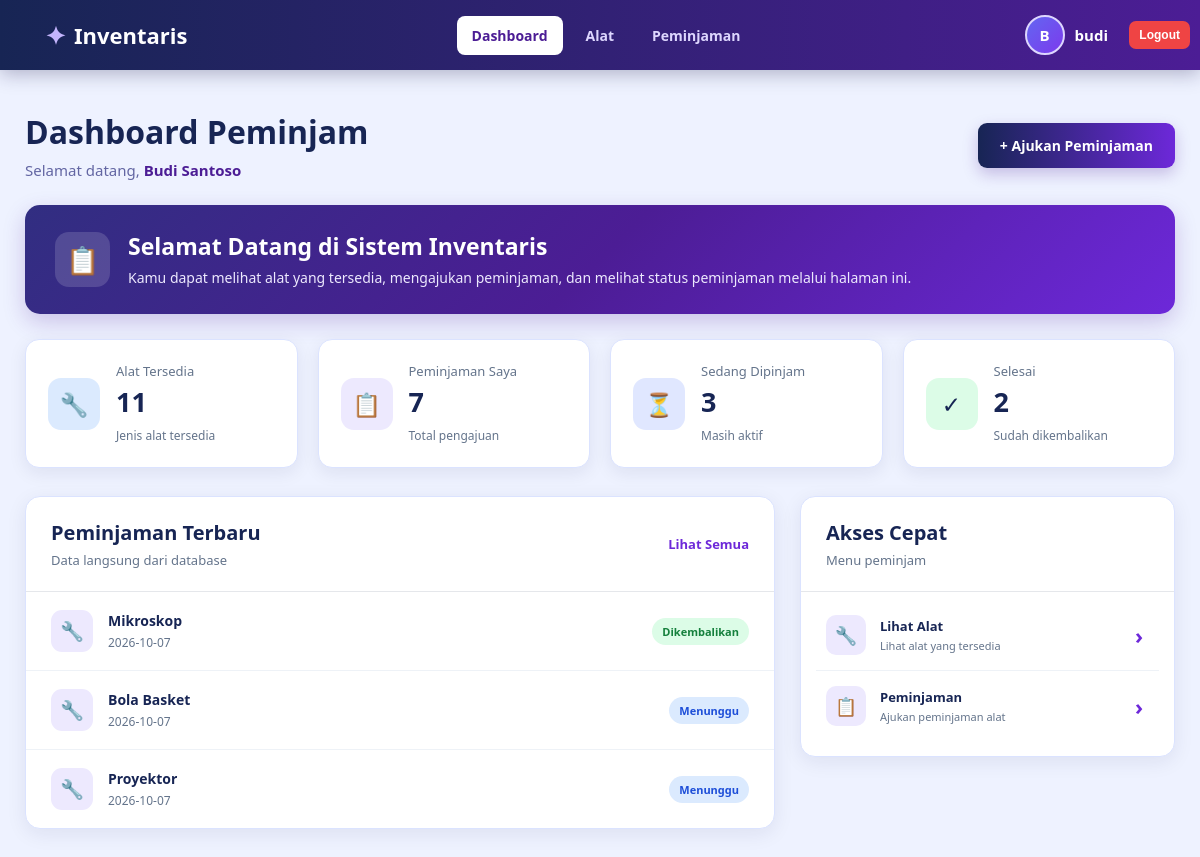
The page /view/v_dashboard_peminjam.php (signed in) on the database as committed earlier.
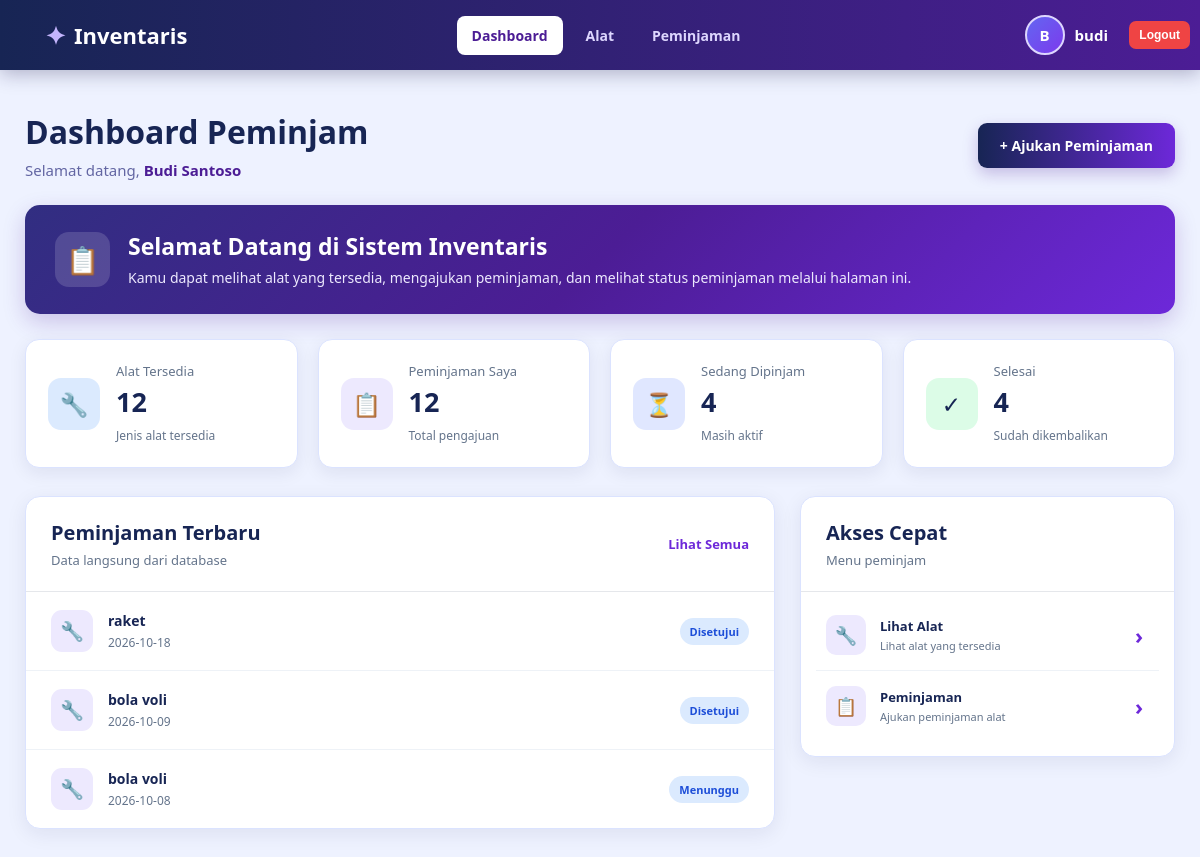
The same page on the database as committed later.
### tables this page shows
CREATE TABLE `peminjaman` (
  `id_peminjaman` int(11) NOT NULL,
  `id_user` int(11) NOT NULL,
  `id_alat` int(11) NOT NULL,
  `jaminan` varchar(100) NOT NULL DEFAULT 'KTP',
  `jumlah_pinjam` int(11) NOT NULL,
  `tanggal_pinjam` date NOT NULL,
  `tanggal_kembali` date DEFAULT NULL,
  `status` enum('Menunggu','Disetujui','Ditolak','Dipinjam','Dikembalikan') DEFAULT 'Menunggu',
  `keperluan` text DEFAULT NULL,
  `catatan` text DEFAULT NULL,
  `created_at` timestamp NOT NULL DEFAULT current_timestamp()
);

CREATE TABLE `alat` (
  `id_alat` int(11) NOT NULL,
  `kode_alat` varchar(25) DEFAULT NULL,
  `nama_alat` varchar(25) NOT NULL,
  `id_kategori` int(11) DEFAULT NULL,
  `jumlah` int(11) NOT NULL DEFAULT 0,
  `kondisi` enum('Baik','Rusak Ringan','Rusak Berat') DEFAULT 'Baik',
  `lokasi` varchar(100) DEFAULT NULL,
  `keterangan` text DEFAULT NULL,
  `created_at` timestamp NOT NULL DEFAULT current_timestamp()
);

### model/m_koneksi.php (called while the page is built, shortened)
<?php
class m_koneksi
{
    private $host = "127.0.0.1";
    private $username = "root";
    private $pass = "root";
    private $db = "peminjaman_alat";
    public function __construct()
    {
        $this->koneksi = mysqli_connect(
            $this->host,
            $this->username,
            $this->pass,
            $this->db
        );
    }
}
$koneksi = new m_koneksi();
?>

### model/m_dashboard.php (called while the page is built, shortened)
<?php
require_once __DIR__ . "/m_koneksi.php";
class Dashboard
{
    private $db;
    public function __construct()
    {
        global $koneksi;
        $this->db = $koneksi->koneksi;
    }
    public function getPeminjamStats($id_user)
    {
        $id_user = (int) $id_user;
        $sql = "
            SELECT
                (SELECT COUNT(*) FROM alat WHERE jumlah > 0 AND kondisi <> 'Rusak Berat') AS alat_tersedia,
                (SELECT COUNT(*) FROM peminjaman WHERE id_user = $id_user) AS total_peminjaman,
                (SELECT COUNT(*) FROM peminjaman WHERE id_user = $id_user AND status IN ('Dipinjam','Disetujui')) AS sedang_dipinjam,
                (SELECT COUNT(*) FROM peminjaman WHERE id_user = $id_user AND status = 'Dikembalikan') AS selesai
        ";
        $result = mysqli_query($this->db, $sql);
        return mysqli_fetch_assoc($result);
    }
    public function getRecentLoansByUser($id_user, $limit = 3)
    {
        $id_user = (int) $id_user;
        $limit = max(1, (int) $limit);
        $sql = "
            SELECT
                p.id_peminjaman,
                p.tanggal_pinjam,
                p.tanggal_kembali,
                p.status,
                a.nama_alat
            FROM peminjaman p
            LEFT JOIN alat a ON a.id_alat = p.id_alat
            WHERE p.id_user = $id_user
            ORDER BY p.id_peminjaman DESC
            LIMIT $limit
        ";
        $result = mysqli_query($this->db, $sql);
        return $result;
    }
}
?>

### view/v_dashboard_peminjam.php (the view, shortened to what the changed rows need)
<?php
require_once "../model/m_dashboard.php";
$id_user = (int) ($_SESSION['id_user'] ?? 0);
$dashboard = new Dashboard();
$stats = $dashboard->getPeminjamStats($id_user);
$recentLoans = $dashboard->getRecentLoansByUser($id_user, 3);
?>
<!DOCTYPE html>
<html lang="id">
<head>
    <link rel="stylesheet" href="../asset/dashboard_peminjam.css">
</head>
<body>
<main class="dashboard">
    <section class="dashboard-header">
        <div>
            <h1>Dashboard Peminjam</h1>
        </div>
    </section>
    <section class="hero">
        <div class="hero-content">
            <div>
                <h2>Selamat Datang di Sistem Inventaris</h2>
            </div>
        </div>
    </section>
    <section class="stats">
        <div class="stat-card"><div class="stat-icon alat-icon">🔧</div><div><p>Alat Tersedia</p><h2><?= (int)$stats['alat_tersedia']; ?></h2><span>Jenis alat tersedia</span></div></div>
        <div class="stat-card"><div class="stat-icon pinjam-icon">📋</div><div><p>Peminjaman Saya</p><h2><?= (int)$stats['total_peminjaman']; ?></h2><span>Total pengajuan</span></div></div>
        <div class="stat-card"><div class="stat-icon proses-icon">⏳</div><div><p>Sedang Dipinjam</p><h2><?= (int)$stats['sedang_dipinjam']; ?></h2><span>Masih aktif</span></div></div>
        <div class="stat-card"><div class="stat-icon selesai-icon">✓</div><div><p>Selesai</p><h2><?= (int)$stats['selesai']; ?></h2><span>Sudah dikembalikan</span></div></div>
    </section>
    <section class="dashboard-grid">
        <div class="dashboard-box">
            <div class="box-header">
                <div><h2>Peminjaman Terbaru</h2><p>Data langsung dari database</p></div>
            </div>
            <div class="loan-list">
                <?php if (mysqli_num_rows($recentLoans) > 0): ?>
                    <?php while ($loan = mysqli_fetch_assoc($recentLoans)): ?>
                        <div class="loan-item">
                            <div class="loan-icon">🔧</div>
                            <div class="loan-info">
                                <strong><?= htmlspecialchars($loan['nama_alat'] ?? '-'); ?></strong>
                                <span><?= htmlspecialchars($loan['tanggal_pinjam']); ?></span>
                            </div>
                            <?php
                            $status = $loan['status'] ?? '-';
                            $statusClass = $status === 'Dikembalikan' ? 'status-selesai' : 'status-dipinjam';
                            ?>
                            <span class="status <?= $statusClass; ?>"><?= htmlspecialchars($status); ?></span>
                        </div>
                    <?php endwhile; ?>
                <?php else: ?>
                    <div class="loan-item"><div class="loan-info"><strong>Belum ada peminjaman</strong><span>Silakan klik + Ajukan Peminjaman.</span></div></div>
                <?php endif; ?>
            </div>
        </div>
        <div class="dashboard-box">
            <div class="box-header"><div><h2>Akses Cepat</h2><p>Menu peminjam</p></div></div>
        </div>
    </section>
</main>
</body>
</html>

Rows that differ between the two databases and show on the page:
no longer on this page (row unchanged): peminjaman: id_alat.nama_alat "Mikroskop", tanggal_pinjam "2026-10-07", status "Dikembalikan"
no longer on this page (row unchanged): peminjaman: id_alat.nama_alat "Bola Basket", tanggal_pinjam "2026-10-07", status "Menunggu"
no longer on this page (row edited): peminjaman: id_alat.nama_alat "Proyektor", tanggal_pinjam "2026-10-07", status "Menunggu"
added peminjaman: id_alat.nama_alat "raket", tanggal_pinjam "2026-10-18", status "Disetujui"
added peminjaman: id_alat.nama_alat "bola voli", tanggal_pinjam "2026-10-09", status "Disetujui"
added peminjaman: id_alat.nama_alat "bola voli", tanggal_pinjam "2026-10-08", status "Menunggu"
Other text that changed with them:
$stats['alat_tersedia']: "11" → "12"
$stats['total_peminjaman']: "7" → "12"
$stats['sedang_dipinjam']: "3" → "4"
$stats['selesai']: "2" → "4"
